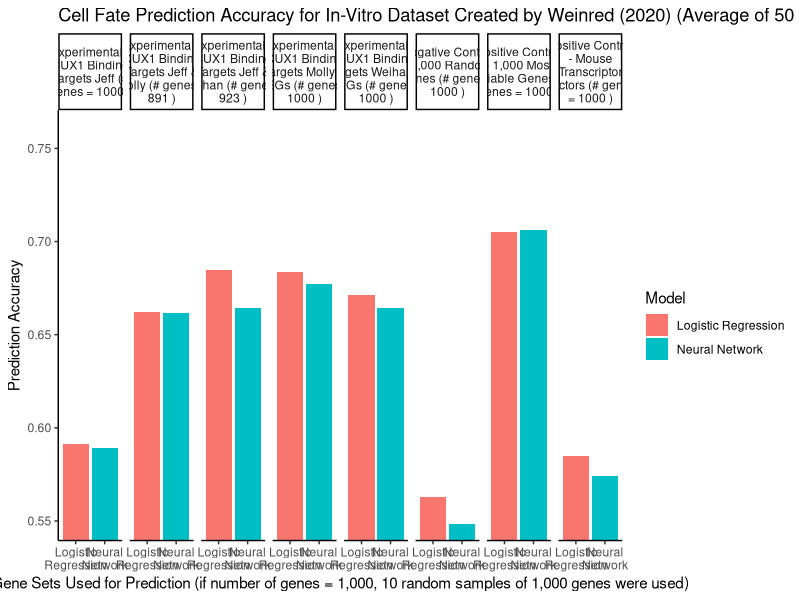

Generate this figure with R:
#
# Result Compilation
#
# Present the results of the analyses as graphs
#

library(ggplot2)
library(stringr)
library(dplyr)
library(stats)

# String Variables
analysis.neg_ctrl = 'Negative Control - 1,000 Random Genes'
analysis.most_var = 'Positive Control - 1,000 Most Variable Genes'
analysis.mouse_tf = 'Positive Control - Mouse Transcriptor Factors'
analysis.exp_jeff = 'Experimental - CUX1 Binding Targets Jeff'
analysis.exp_jeff_molly = 'Experimental - CUX1 Binding Targets Jeff & Molly'
analysis.exp_jeff_weihan = 'Experimental - CUX1 Binding Targets Jeff & Weihan'
analysis.exp_molly_deg = 'Experimental - CUX1 Binding Targets Molly & DEGs '
analysis.exp_weihan_deg = 'Experimental - CUX1 Binding Targets Weihan & DEGs '
model.log_reg = 'Logistic Regression'
model.nn = 'Neural Network'
dataset.in_vivo = 'In vivo'
dataset.in_vitro = 'In vitro'
n.bootstraps.default = 50
n.rdm_gene_samples.default.yes = 10
n.rdm_gene_samples.default.no = 1


df <- data.frame(analysis = character(),
                 dataset = character(),
                 n_cell_types = integer(),
                 model = character(),
                 n_genes = integer(),
                 n_boostraps = integer(),
                 n_rdm_gene_samples = integer(),
                 average = numeric(),
                 std_deviation = numeric())

# Add Data

## Negative Control
df <- add_row(df,
              analysis = analysis.neg_ctrl,
              dataset = dataset.in_vitro,
              n_cell_types = 6,
              model = model.log_reg,
              n_genes = 1000,
              n_boostraps = n.bootstraps.default,
              n_rdm_gene_samples = n.rdm_gene_samples.default.yes,
              average = 0.5629604772557792,
              std_deviation = 0.03204714883268205)

df <- add_row(df,
              analysis = analysis.neg_ctrl,
              dataset = dataset.in_vitro,
              n_cell_types = 3,
              model = model.log_reg,
              n_genes = 1000,
              n_boostraps = n.bootstraps.default,
              n_rdm_gene_samples = n.rdm_gene_samples.default.yes,
              average = 0.6401936026936026,
              std_deviation = 0.034293703058599086)

df <- add_row(df,
              analysis = analysis.neg_ctrl,
              dataset = dataset.in_vitro,
              n_cell_types = 6,
              model = model.nn,
              n_genes = 1000,
              n_boostraps = n.bootstraps.default,
              n_rdm_gene_samples = n.rdm_gene_samples.default.yes,
              average = 0.5483221476510066,
              std_deviation = 0.032453903607203786)

df <- add_row(df,
              analysis = analysis.neg_ctrl,
              dataset = dataset.in_vitro,
              n_cell_types = 3,
              model = model.nn,
              n_genes = 1000,
              n_boostraps = n.bootstraps.default,
              n_rdm_gene_samples = n.rdm_gene_samples.default.yes,
              average = 0.6094612794612795,
              std_deviation = 0.03977465033741826)


## Positive Control: 1,000 Most Variable Genes
df <- add_row(df,
              analysis = analysis.most_var,
              dataset = dataset.in_vitro,
              n_cell_types = 6,
              model = model.log_reg,
              n_genes = 1000,
              n_boostraps = n.bootstraps.default,
              n_rdm_gene_samples = n.rdm_gene_samples.default.yes,
              average = 0.7053243847874721,
              std_deviation = 0.02651564520931043)

df <- add_row(df,
              analysis = analysis.most_var,
              dataset = dataset.in_vitro,
              n_cell_types = 3,
              model = model.log_reg,
              n_genes = 1000,
              n_boostraps = n.bootstraps.default,
              n_rdm_gene_samples = n.rdm_gene_samples.default.yes,
              average = 0.7464057239057239,
              std_deviation = 0.024505246484866062)

df <- add_row(df,
              analysis = analysis.most_var,
              dataset = dataset.in_vitro,
              n_cell_types = 6,
              model = model.nn,
              n_genes = 1000,
              n_boostraps = n.bootstraps.default,
              n_rdm_gene_samples = n.rdm_gene_samples.default.yes,
              average = 0.7059433258762118,
              std_deviation = 0.025341446318473123)

df <- add_row(df,
              analysis = analysis.most_var,
              dataset = dataset.in_vitro,
              n_cell_types = 3,
              model = model.nn,
              n_genes = 1000,
              n_boostraps = n.bootstraps.default,
              n_rdm_gene_samples = n.rdm_gene_samples.default.yes,
              average = 0.742415824915825,
              std_deviation = 0.02586566113265932)


## Positive Control: Mouse Transcription Factors
df <- add_row(df,
              analysis = analysis.mouse_tf,
              dataset = dataset.in_vitro,
              n_cell_types = 6,
              model = model.log_reg,
              n_genes = 1000,
              n_boostraps = n.bootstraps.default,
              n_rdm_gene_samples = n.rdm_gene_samples.default.yes,
              average = 0.5848023862788962,
              std_deviation = 0.03185973127125112)

df <- add_row(df,
              analysis = analysis.mouse_tf,
              dataset = dataset.in_vitro,
              n_cell_types = 3,
              model = model.log_reg,
              n_genes = 1000,
              n_boostraps = n.bootstraps.default,
              n_rdm_gene_samples = n.rdm_gene_samples.default.yes,
              average = 0.6595454545454544,
              std_deviation = 0.037615889018096774)

df <- add_row(df,
              analysis = analysis.mouse_tf,
              dataset = dataset.in_vitro,
              n_cell_types = 6,
              model = model.nn,
              n_genes = 1000,
              n_boostraps = n.bootstraps.default,
              n_rdm_gene_samples = n.rdm_gene_samples.default.yes,
              average = 0.5744071588366891,
              std_deviation = 0.030112754323777503)

df <- add_row(df,
              analysis = analysis.mouse_tf,
              dataset = dataset.in_vitro,
              n_cell_types = 3,
              model = model.nn,
              n_genes = 1000,
              n_boostraps = n.bootstraps.default,
              n_rdm_gene_samples = n.rdm_gene_samples.default.yes,
              average = 0.6401430976430976,
              std_deviation = 0.03405019912060121)


## Experimental: CUX1 Binding Targets Jeff
df <- add_row(df,
              analysis = analysis.exp_jeff,
              dataset = dataset.in_vitro,
              n_cell_types = 6,
              model = model.log_reg,
              n_genes = 1000,
              n_boostraps = n.bootstraps.default,
              n_rdm_gene_samples = n.rdm_gene_samples.default.yes,
              average = 0.5913124533929903,
              std_deviation = 0.03480920519407004)

df <- add_row(df,
              analysis = analysis.exp_jeff,
              dataset = dataset.in_vitro,
              n_cell_types = 3,
              model = model.log_reg,
              n_genes = 1000,
              n_boostraps = n.bootstraps.default,
              n_rdm_gene_samples = n.rdm_gene_samples.default.yes,
              average = 0.6579713804713806,
              std_deviation = 0.027944684001883584)

df <- add_row(df,
              analysis = analysis.exp_jeff,
              dataset = dataset.in_vitro,
              n_cell_types = 6,
              model = model.nn,
              n_genes = 1000,
              n_boostraps = n.bootstraps.default,
              n_rdm_gene_samples = n.rdm_gene_samples.default.yes,
              average = 0.5891275167785235,
              std_deviation = 0.036055006103302485)

df <- add_row(df,
              analysis = analysis.exp_jeff,
              dataset = dataset.in_vitro,
              n_cell_types = 3,
              model = model.nn,
              n_genes = 1000,
              n_boostraps = n.bootstraps.default,
              n_rdm_gene_samples = n.rdm_gene_samples.default.yes,
              average = 0.6432996632996631,
              std_deviation = 0.03190382715622776)




## Experimental: CUX1 Binding Targets Jeff inter Molly
df <- add_row(df,
              analysis = analysis.exp_jeff_molly,
              dataset = dataset.in_vitro,
              n_cell_types = 6,
              model = model.log_reg,
              n_genes = 891,
              n_boostraps = n.bootstraps.default,
              n_rdm_gene_samples = n.rdm_gene_samples.default.no,
              average = 0.6623489932885905,
              std_deviation = 0.02769536092075326)

df <- add_row(df,
              analysis = analysis.exp_jeff_molly,
              dataset = dataset.in_vitro,
              n_cell_types = 3,
              model = model.log_reg,
              n_genes = 891,
              n_boostraps = n.bootstraps.default,
              n_rdm_gene_samples = n.rdm_gene_samples.default.no,
              average = 0.7181060606060606,
              std_deviation = 0.025512312697471264)

df <- add_row(df,
              analysis = analysis.exp_jeff_molly,
              dataset = dataset.in_vitro,
              n_cell_types = 6,
              model = model.nn,
              n_genes = 891,
              n_boostraps = n.bootstraps.default,
              n_rdm_gene_samples = n.rdm_gene_samples.default.no,
              average = 0.6618120805369128,
              std_deviation = 0.020002814990400748)

df <- add_row(df,
              analysis = analysis.exp_jeff_molly,
              dataset = dataset.in_vitro,
              n_cell_types = 3,
              model = model.nn,
              n_genes = 891,
              n_boostraps = n.bootstraps.default,
              n_rdm_gene_samples = n.rdm_gene_samples.default.no,
              average = 0.7193939393939394,
              std_deviation = 0.024014554050497395)



## Experimental: CUX1 Binding Targets Jeff inter Weihan
df <- add_row(df,
              analysis = analysis.exp_jeff_weihan,
              dataset = dataset.in_vitro,
              n_cell_types = 6,
              model = model.log_reg,
              n_genes = 923,
              n_boostraps = n.bootstraps.default,
              n_rdm_gene_samples = n.rdm_gene_samples.default.no,
              average = 0.6846979865771812,
              std_deviation = 0.02174703776695377)

df <- add_row(df,
              analysis = analysis.exp_jeff_weihan,
              dataset = dataset.in_vitro,
              n_cell_types = 3,
              model = model.log_reg,
              n_genes = 923,
              n_boostraps = n.bootstraps.default,
              n_rdm_gene_samples = n.rdm_gene_samples.default.no,
              average = 0.7296212121212123,
              std_deviation = 0.0215328832181802)

df <- add_row(df,
              analysis = analysis.exp_jeff_weihan,
              dataset = dataset.in_vitro,
              n_cell_types = 6,
              model = model.nn,
              n_genes = 923,
              n_boostraps = n.bootstraps.default,
              n_rdm_gene_samples = n.rdm_gene_samples.default.no,
              average = 0.6645637583892617,
              std_deviation = 0.024263021307409975)

df <- add_row(df,
              analysis = analysis.exp_jeff_weihan,
              dataset = dataset.in_vitro,
              n_cell_types = 3,
              model = model.nn,
              n_genes = 923,
              n_boostraps = n.bootstraps.default,
              n_rdm_gene_samples = n.rdm_gene_samples.default.no,
              average = 0.7327272727272728,
              std_deviation = 0.026091419415696853)



## Experimental: CUX1 Binding Targets Molly inter DEGs
df <- add_row(df,
              analysis = analysis.exp_molly_deg,
              dataset = dataset.in_vitro,
              n_cell_types = 6,
              model = model.log_reg,
              n_genes = 1000,
              n_boostraps = n.bootstraps.default,
              n_rdm_gene_samples = n.rdm_gene_samples.default.yes,
              average = 0.6834675615212529,
              std_deviation = 0.028379458256574324)

df <- add_row(df,
              analysis = analysis.exp_molly_deg,
              dataset = dataset.in_vitro,
              n_cell_types = 3,
              model = model.log_reg,
              n_genes = 1000,
              n_boostraps = n.bootstraps.default,
              n_rdm_gene_samples = n.rdm_gene_samples.default.yes,
              average = 0.7303619528619528,
              std_deviation = 0.026412554701019074)

df <- add_row(df,
              analysis = analysis.exp_molly_deg,
              dataset = dataset.in_vitro,
              n_cell_types = 6,
              model = model.nn,
              n_genes = 1000,
              n_boostraps = n.bootstraps.default,
              n_rdm_gene_samples = n.rdm_gene_samples.default.yes,
              average = 0.677419835943326,
              std_deviation = 0.027492452300087334)

df <- add_row(df,
              analysis = analysis.exp_molly_deg,
              dataset = dataset.in_vitro,
              n_cell_types = 3,
              model = model.nn,
              n_genes = 1000,
              n_boostraps = n.bootstraps.default,
              n_rdm_gene_samples = n.rdm_gene_samples.default.yes,
              average = 0.7265319865319865,
              std_deviation = 0.0275997457771774)



## Experimental: CUX1 Binding Targets Weihan inter DEGs
df <- add_row(df,
              analysis = analysis.exp_weihan_deg,
              dataset = dataset.in_vitro,
              n_cell_types = 6,
              model = model.log_reg,
              n_genes = 1000,
              n_boostraps = n.bootstraps.default,
              n_rdm_gene_samples = n.rdm_gene_samples.default.yes,
              average = 0.6712900820283372,
              std_deviation = 0.02671814951700957)

df <- add_row(df,
              analysis = analysis.exp_weihan_deg,
              dataset = dataset.in_vitro,
              n_cell_types = 3,
              model = model.log_reg,
              n_genes = 1000,
              n_boostraps = n.bootstraps.default,
              n_rdm_gene_samples = n.rdm_gene_samples.default.yes,
              average = 0.7300420875420875,
              std_deviation = 0.02575662533181927)

df <- add_row(df,
              analysis = analysis.exp_weihan_deg,
              dataset = dataset.in_vitro,
              n_cell_types = 6,
              model = model.nn,
              n_genes = 1000,
              n_boostraps = n.bootstraps.default,
              n_rdm_gene_samples = n.rdm_gene_samples.default.yes,
              average = 0.6643325876211783,
              std_deviation = 0.02724287774173863)

df <- add_row(df,
              analysis = analysis.exp_weihan_deg,
              dataset = dataset.in_vitro,
              n_cell_types = 3,
              model = model.nn,
              n_genes = 1000,
              n_boostraps = n.bootstraps.default,
              n_rdm_gene_samples = n.rdm_gene_samples.default.yes,
              average = 0.7286026936026936,
              std_deviation = 0.027302245321975872)


# Graph

for (i_n_cells in c(3, 6))
{
  # i_n_cells <- 6
  local_df <- filter(df, n_cell_types == i_n_cells)
  local_df$analysis_n_genes <- paste(local_df$analysis, "(# genes =", local_df$n_genes, ")", sep = " ")
  
  plot_title <- paste("Cell Fate Prediction Accuracy for In-Vitro Dataset Created by Weinred (2020) (Average of 50 Models, 95% CI,", i_n_cells, "Cells Identities)", sep = " ")

  p <- ggplot(data = local_df,
              aes(model, average, fill=model)) +
    geom_bar(stat="identity") +
    facet_grid(~analysis_n_genes, labeller = label_wrap_gen(width = 18, multi_line = TRUE)) +
    scale_x_discrete(labels = function(x) str_wrap(x, width = 8)) +
    coord_cartesian(ylim=c(0.55, 0.76)) +
    xlab("Gene Sets Used for Prediction (if number of genes = 1,000, 10 random samples of 1,000 genes were used)") +
    ylab("Prediction Accuracy") +
    ggtitle(plot_title) +
    guides(fill=guide_legend(title="Model")) +
    theme_classic()

  p
}